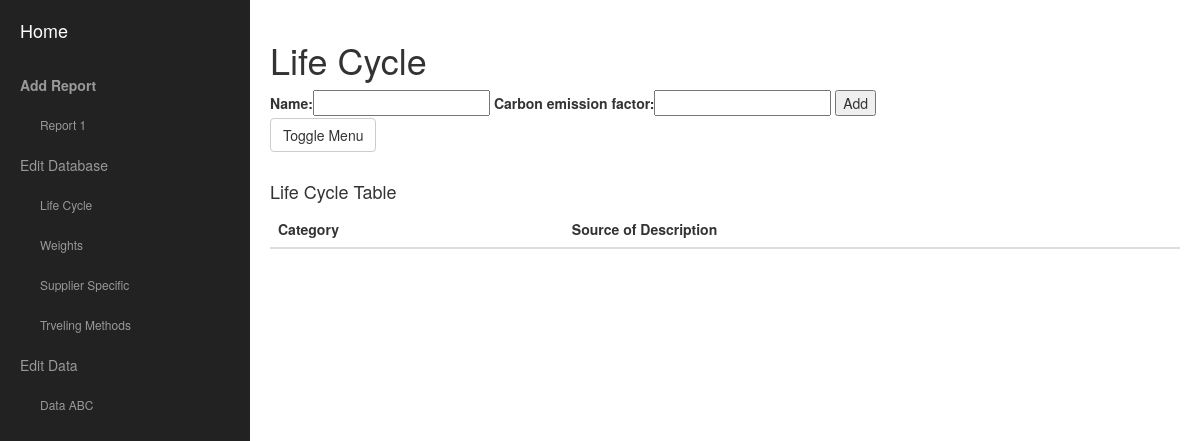
/projectcarbonapp/lifecycle, run on an earlier commit of the app's database.
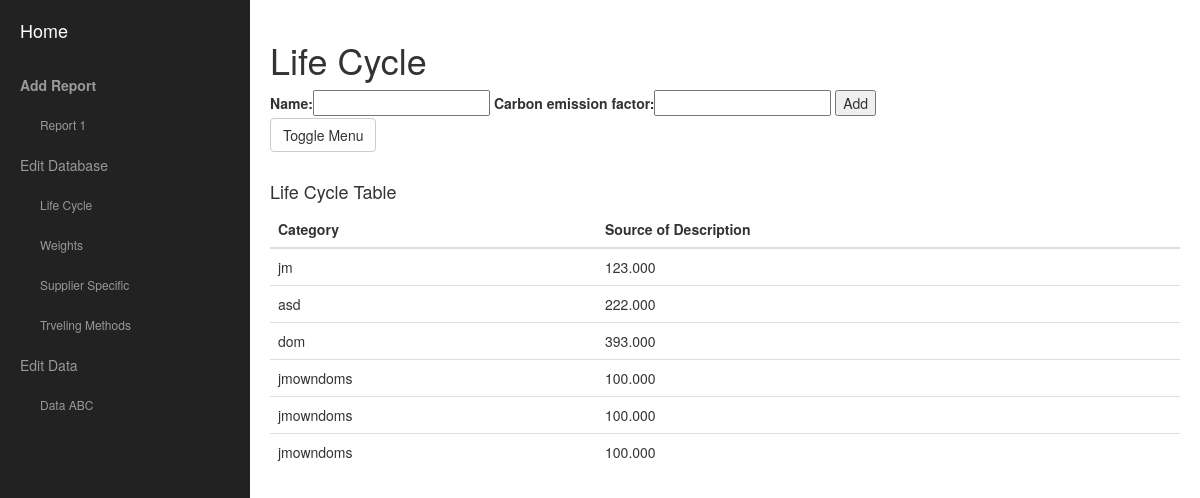
And on a later commit of the database.
### ProjectCarbonApp/models.py (models this page shows)
class Lifecycle(models.Model):
    name = models.CharField(max_length=430, null=True)
    carbon_emission_factor = models.DecimalField(max_digits=6, decimal_places=3)

### ProjectCarbonApp/views.py (the view)
def lifecycle_view(request):
        context = {}
        context['test_msg'] = 'hi this is lifecycle'
        life_cycle = Lifecycle.objects.all()
        context['life_cycle'] = life_cycle
        if request.method == 'POST':
            form = LifecycleForm(request.POST)
            context['form'] = form
            if form.is_valid():
                Lifecycle.objects.create(name=request.POST['name'],carbon_emission_factor=request.POST['carbon_emission_factor'])
                return render(request, 'lifecycle.html', context)
        else:
            form = LifecycleForm()
            context['form'] = form
        return render(request, 'lifecycle.html', context)

### ProjectCarbonApp/forms.py (shortened to what this page needs)
class LifecycleForm(forms.Form):
    name = forms.CharField(max_length=20)
    carbon_emission_factor  = forms.DecimalField(max_digits=6, decimal_places=3)
    def __init__(self, *args, **kwargs):
        super(LifecycleForm, self).__init__(*args, **kwargs)
        for field_name, field in self.fields.items():
            field.widget.attrs['class'] = 'lifecycleForm'

### ProjectCarbonApp/templates/lifecycle.html (shortened to what this page needs)
<!DOCTYPE html>
<html lang="en">
{% load staticfiles %}
<head>
    <link href="../static/css/bootstrap.min.css" rel="stylesheet">
    <link href="../static/css/simple-sidebar.css" rel="stylesheet">
</head>
<body>
    <div id="wrapper">
        <div id="sidebar-wrapper">
            <ul class="sidebar-nav">
                <li class="sidebar-brand">
                    <a href="{% url 'index' %}">
                        Home
                    </a>
                </li>
                <li>
                    <a href="{% url 'add_report_view' %}"><b>Add Report</b></a>
                </li>
                <li_s>
                    <a href="{% url 'report_one_view' %}">Report 1</a>
                 </li_s>
                 <li>
                    <a href="{% url 'editdatabase_view' %}">Edit Database</a>
                 </li>
                 <li_s>
                    <a href="{% url 'lifecycle_view' %}">Life Cycle </a>
                 </li_s>
                 <li_s>
                    <a href="{% url 'weights_view' %}">Weights</a>
                 </li_s>
                 <li_s>
                    <a href="{% url 'supplier_specific_view' %}">Supplier Specific</a>
                 </li_s>
                 <li_s>
                    <a href="{% url 'travelingmethods_view' %}">Trveling Methods</a>
                </li_s>
                 <li>
                    <a href="{% url 'editdata_view' %}">Edit Data</a>
                 </li>
                 <li_s>
                    <a href="{% url 'dataabc_view' %}">Data ABC</a>
                </li_s>
            </ul>
        </div>
        <div id="page-content-wrapper">
            <div class="container-fluid">
                <div class="row">
                    <div class="col-lg-12">
                        <h1>Life Cycle </h1>
                        <form action="{% url 'lifecycle_view' %}" method="post">
                             {{form}}
                            <button type="submit">Add</button>
                        </form>
                        <a href="#menu-toggle" class="btn btn-default" id="menu-toggle">Toggle Menu</a>
                    </div>
                </div>
            </div>
            <h4 style="margin-top:30px" >Life Cycle Table</h4>
            <table class="table table-hover table">
            <thead>
                <tr>
                    <th>Category</th>
                    <th>Source of Description</th>
                </tr>
            </thead>
             {% for lifecycle_obj in life_cycle %}
                <tr>
                    <td>{{lifecycle_obj.name}}</td>
                    <td>{{lifecycle_obj.carbon_emission_factor}}</td>
                </tr>
             {% endfor %}
            </table>
        </div>
    </div>
</body>
</html>

### ProjectCarbonApp/static/css/simple-sidebar.css (style rules this page uses)
body { overflow-x: hidden; }
.col-lg-12 { padding: 0px; }
#wrapper { padding-left: 0; -webkit-transition: all 0.5s ease; -moz-transition: all 0.5s ease; -o-transition: all 0.5s ease; transition: all 0.5s ease; }
#sidebar-wrapper { z-index: 1000; position: fixed; left: 225px; width: 225px; height: 100%; margin-left: -225px; overflow-y: auto; background: #222; -webkit-transition: all 0.5s ease; -moz-transition: all 0.5s ease; -o-transition: all 0.5s ease; transition: all 0.5s ease; }
#page-content-wrapper { width: 100%; position: absolute; padding: 15px; }
.sidebar-nav { position: absolute; top: 0; width: 250px; margin: 0; padding: 0; list-style: none; }
.sidebar-nav li { text-indent: 20px; line-height: 40px; }
.sidebar-nav li_s { text-indent: 40px; line-height: 40px; }
.sidebar-nav li a { display: block; text-decoration: none; color: #999999; }
.sidebar-nav li_s a { display: block; text-decoration: none; font-size: 12px; color: #999999; }
.sidebar-nav > .sidebar-brand { height: 65px; font-size: 18px; line-height: 60px; }
.sidebar-nav > .sidebar-brand a { color: #999999; }
@media (min-width:768px) { #wrapper { padding-left: 250px; } }
@media (min-width:768px) { #sidebar-wrapper { width: 250px; } }
@media (min-width:768px) { #page-content-wrapper { padding: 20px; position: relative; } }

What changed in the data, as far as the page shows it:
added Lifecycle: name "jm", carbon_emission_factor "123.000"
added Lifecycle: name "asd", carbon_emission_factor "222.000"
added Lifecycle: name "dom", carbon_emission_factor "393.000"
added Lifecycle: name "jmowndoms", carbon_emission_factor "100.000"
added Lifecycle: name "jmowndoms", carbon_emission_factor "100.000"
added Lifecycle: name "jmowndoms", carbon_emission_factor "100.000"
